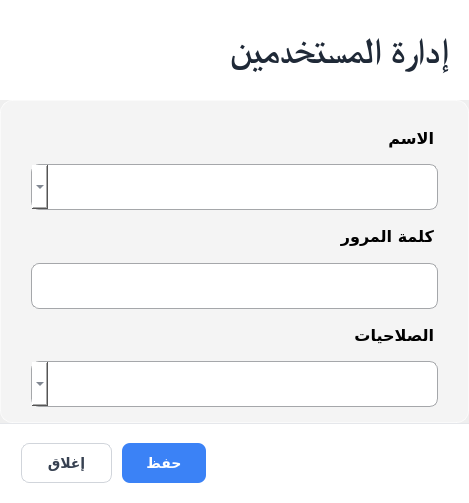
<?xml version="1.0" encoding="UTF-8"?>
<ui version="4.0">
 <class>Dialog</class>
 <widget class="QDialog" name="Dialog">
  <property name="geometry">
   <rect>
    <x>0</x>
    <y>0</y>
    <width>469</width>
    <height>503</height>
   </rect>
  </property>
  <property name="windowTitle">
   <string>Dialog</string>
  </property>
  <layout class="QVBoxLayout" name="verticalLayout">
   <property name="spacing">
    <number>0</number>
   </property>
   <property name="leftMargin">
    <number>0</number>
   </property>
   <property name="topMargin">
    <number>0</number>
   </property>
   <property name="rightMargin">
    <number>0</number>
   </property>
   <property name="bottomMargin">
    <number>0</number>
   </property>
   <item>
    <widget class="QFrame" name="Frame_TopHeader">
     <property name="maximumSize">
      <size>
       <width>16777215</width>
       <height>100</height>
      </size>
     </property>
     <property name="styleSheet">
      <string notr="true">QFrame#Frame_TopHeader {
    background-color: rgba(255, 255, 255, 1);
	border: none;
    /*border-bottom: 1px solid rgba(209, 213, 219, 0.50);
    border-top-left-radius: 20px;
    border-top-right-radius: 20px;*/
}</string>
     </property>
     <property name="frameShape">
      <enum>QFrame::StyledPanel</enum>
     </property>
     <property name="frameShadow">
      <enum>QFrame::Plain</enum>
     </property>
     <layout class="QHBoxLayout" name="headerLayout">
      <property name="spacing">
       <number>12</number>
      </property>
      <property name="leftMargin">
       <number>24</number>
      </property>
      <property name="topMargin">
       <number>16</number>
      </property>
      <property name="rightMargin">
       <number>20</number>
      </property>
      <property name="bottomMargin">
       <number>16</number>
      </property>
      <item>
       <layout class="QVBoxLayout" name="titleSectionLayout">
        <property name="spacing">
         <number>2</number>
        </property>
        <property name="leftMargin">
         <number>0</number>
        </property>
        <property name="topMargin">
         <number>0</number>
        </property>
        <property name="rightMargin">
         <number>0</number>
        </property>
        <property name="bottomMargin">
         <number>0</number>
        </property>
        <item>
         <layout class="QHBoxLayout" name="titleRowLayout">
          <property name="spacing">
           <number>8</number>
          </property>
          <item>
           <widget class="QLabel" name="Label_DocumentTitle">
            <property name="font">
             <font>
              <family>Times New Roman</family>
              <pointsize>27</pointsize>
              <weight>99</weight>
              <bold>true</bold>
             </font>
            </property>
            <property name="layoutDirection">
             <enum>Qt::RightToLeft</enum>
            </property>
            <property name="styleSheet">
             <string notr="true">QLabel#Label_DocumentTitle {
    color: #1F2937;
    font-weight: 800;
    letter-spacing: -0.3px;
}</string>
            </property>
            <property name="text">
             <string>إدارة المستخدمين</string>
            </property>
           </widget>
          </item>
         </layout>
        </item>
       </layout>
      </item>
     </layout>
    </widget>
   </item>
   <item>
    <widget class="QFrame" name="Frame_TransactionsTableContainer">
     <property name="styleSheet">
      <string notr="true">QFrame#Frame_TransactionsTableContainer {
    background-color: rgba(255, 255, 255, 0.32);
    border: 1px solid rgba(255, 255, 255, 0.65);
    border-radius: 12px;
	padding: 15px 30px;
}

QLabel {
    color: #000000;
    font-weight: 600;
	padding-left: 5px;
}

QLineEdit {
    background-color: #FFFFFF;
    border: 1px solid rgb(165, 167, 170);
    border-radius: 8px;
    color: #374151;
    padding: 6px 10px;
    min-height: 32px;
    selection-background-color: #DBEAFE;
    selection-color: #1E40AF;
}
QLineEdit:focus {
    border: 2px solid #3B82F6;
    background-color: #FFFFFF;
}
QLineEdit:hover { border-color: #93C5FD; }
QLineEdit:disabled {
    background-color: #F3F4F6;
    color: #9CA3AF;
}

QComboBox {
    background-color: #FFFFFF;
    border: 1px solid rgb(165, 167, 170);
    border-radius: 8px;
    color: #374151;
    padding: 6px 10px;
    min-height: 32px;
    selection-background-color: #DBEAFE;
    selection-color: #1E40AF;
}
QComboBox:focus {
    border: 2px solid #3B82F6;
    background-color: #FFFFFF;
}
QComboBox:hover { border-color: #93C5FD; }
QComboBox:disabled {
    background-color: #F3F4F6;
    color: #9CA3AF;
}</string>
     </property>
     <property name="frameShape">
      <enum>QFrame::StyledPanel</enum>
     </property>
     <property name="frameShadow">
      <enum>QFrame::Plain</enum>
     </property>
     <layout class="QVBoxLayout" name="tableFrameLayout_3">
      <property name="spacing">
       <number>4</number>
      </property>
      <property name="leftMargin">
       <number>0</number>
      </property>
      <property name="topMargin">
       <number>0</number>
      </property>
      <property name="rightMargin">
       <number>0</number>
      </property>
      <property name="bottomMargin">
       <number>0</number>
      </property>
      <item>
       <widget class="QLabel" name="label_3">
        <property name="font">
         <font>
          <family>Tajawal</family>
          <pointsize>12</pointsize>
          <weight>75</weight>
          <bold>true</bold>
         </font>
        </property>
        <property name="text">
         <string>الاسم</string>
        </property>
       </widget>
      </item>
      <item>
       <widget class="QComboBox" name="ComboUserName">
        <property name="minimumSize">
         <size>
          <width>300</width>
          <height>46</height>
         </size>
        </property>
        <property name="font">
         <font>
          <family>Tajawal</family>
          <pointsize>12</pointsize>
         </font>
        </property>
        <property name="layoutDirection">
         <enum>Qt::RightToLeft</enum>
        </property>
        <property name="styleSheet">
         <string notr="true">QComboBox#ComboUserName {
    background-color: #FFFFFF;
    border: 1px solid #E5E7EB;
    border-radius: 8px;
    color: #374151;
    padding: 6px 10px;
	text-align: left;
    min-height: 32px;
    selection-background-color: #DBEAFE;
    selection-color: #1E40AF;
}
QComboBox#ComboUserName:focus { border: 2px solid #3B82F6; background-color: #FFFFFF; }
QComboBox#ComboUserName:hover { border-color: #93C5FD; }
QComboBox#ComboUserName:disabled { background-color: #F3F4F6; color: #9CA3AF; }
QComboBox#ComboUserName::drop-down { border: none; width: 24px; }
QComboBox#ComboUserName::down-arrow { image: url(../../assets/chevron_down.svg); width: 14px; height: 14px; }

QComboBox#ComboUserName QLineEdit {
    background-color: #FFFFFF;
    border: 1px solid rgb(165, 167, 170);
    border-radius: 8px;
    color: #374151;
    padding: 6px 10px;
    min-height: 32px;
    font-size: 16px;
    font-family: Overpass;
    text-align: center;
    selection-background-color: #DBEAFE;
    selection-color: #1E40AF;
}
QComboBox#ComboUserName QLineEdit:focus {
	font:&quot;Tajawal&quot;;
	font-size: 12px;
    border: 2px solid #3B82F6;
    background-color: #FFFFFF;
}
QComboBox#ComboUserName QLineEdit:hover { border-color: #93C5FD; }
QComboBox#ComboUserName QLineEdit:disabled {
    background-color: #F3F4F6;
    color: #9CA3AF;
}</string>
        </property>
        <property name="editable">
         <bool>true</bool>
        </property>
        <property name="placeholderText">
         <string>-- اختر صنف --</string>
        </property>
       </widget>
      </item>
      <item>
       <widget class="QLabel" name="label_12">
        <property name="font">
         <font>
          <family>Tajawal</family>
          <pointsize>12</pointsize>
          <weight>75</weight>
          <bold>true</bold>
         </font>
        </property>
        <property name="text">
         <string>كلمة المرور</string>
        </property>
       </widget>
      </item>
      <item>
       <widget class="QLineEdit" name="Password_Input">
        <property name="minimumSize">
         <size>
          <width>300</width>
          <height>46</height>
         </size>
        </property>
        <property name="font">
         <font>
          <family>Overpass</family>
          <pointsize>12</pointsize>
         </font>
        </property>
        <property name="styleSheet">
         <string notr="true"/>
        </property>
        <property name="text">
         <string/>
        </property>
        <property name="alignment">
         <set>Qt::AlignCenter</set>
        </property>
        <property name="placeholderText">
         <string/>
        </property>
       </widget>
      </item>
      <item>
       <widget class="QLabel" name="label_14">
        <property name="font">
         <font>
          <family>Tajawal</family>
          <pointsize>12</pointsize>
          <weight>75</weight>
          <bold>true</bold>
         </font>
        </property>
        <property name="text">
         <string>الصلاحيات</string>
        </property>
       </widget>
      </item>
      <item>
       <widget class="QComboBox" name="ComboUserRole">
        <property name="minimumSize">
         <size>
          <width>300</width>
          <height>46</height>
         </size>
        </property>
        <property name="font">
         <font>
          <family>Tajawal</family>
          <pointsize>12</pointsize>
         </font>
        </property>
        <property name="layoutDirection">
         <enum>Qt::RightToLeft</enum>
        </property>
        <property name="styleSheet">
         <string notr="true">QComboBox#ComboUserRole {
    background-color: #FFFFFF;
    border: 1px solid #E5E7EB;
    border-radius: 8px;
    color: #374151;
    padding: 6px 10px;
	text-align: left;
    min-height: 32px;
    selection-background-color: #DBEAFE;
    selection-color: #1E40AF;
}
QComboBox#ComboUserRole:focus { border: 2px solid #3B82F6; background-color: #FFFFFF; }
QComboBox#ComboUserRole:hover { border-color: #93C5FD; }
QComboBox#ComboUserRole:disabled { background-color: #F3F4F6; color: #9CA3AF; }
QComboBox#ComboUserRole::drop-down { border: none; width: 24px; }
QComboBox#ComboUserRole::down-arrow { image: url(../../assets/chevron_down.svg); width: 14px; height: 14px; }

QComboBox#ComboUserRole QLineEdit {
    background-color: #FFFFFF;
    border: 1px solid rgb(165, 167, 170);
    border-radius: 8px;
    color: #374151;
    padding: 6px 10px;
    min-height: 32px;
    font-size: 16px;
    font-family: Overpass;
    text-align: center;
    selection-background-color: #DBEAFE;
    selection-color: #1E40AF;
}
QComboBox#ComboUserRole QLineEdit:focus {
    border: 2px solid #3B82F6;
    background-color: #FFFFFF;
}
QComboBox#ComboUserRole QLineEdit:hover { border-color: #93C5FD; }
QComboBox#ComboUserRole QLineEdit:disabled {
    background-color: #F3F4F6;
    color: #9CA3AF;
}</string>
        </property>
        <property name="editable">
         <bool>true</bool>
        </property>
        <property name="placeholderText">
         <string>-- اختر صنف --</string>
        </property>
       </widget>
      </item>
     </layout>
    </widget>
   </item>
   <item>
    <widget class="QFrame" name="Frame_BottomFooter">
     <property name="minimumSize">
      <size>
       <width>0</width>
       <height>78</height>
      </size>
     </property>
     <property name="maximumSize">
      <size>
       <width>16777215</width>
       <height>80</height>
      </size>
     </property>
     <property name="styleSheet">
      <string notr="true">QFrame#Frame_BottomFooter {
    background-color: rgba(255, 255, 255, 1);
    border-top: 1px solid #E5E7EB;
   /* border-bottom-left-radius: 20px;
    border-bottom-right-radius: 20px;*/
    min-height: 76px;
}</string>
     </property>
     <property name="frameShape">
      <enum>QFrame::StyledPanel</enum>
     </property>
     <property name="frameShadow">
      <enum>QFrame::Plain</enum>
     </property>
     <layout class="QHBoxLayout" name="footerLayout">
      <property name="spacing">
       <number>16</number>
      </property>
      <property name="leftMargin">
       <number>20</number>
      </property>
      <property name="topMargin">
       <number>14</number>
      </property>
      <property name="rightMargin">
       <number>20</number>
      </property>
      <property name="bottomMargin">
       <number>14</number>
      </property>
      <item>
       <layout class="QVBoxLayout" name="verticalLayout_2">
        <property name="spacing">
         <number>0</number>
        </property>
        <property name="topMargin">
         <number>0</number>
        </property>
        <property name="rightMargin">
         <number>0</number>
        </property>
        <item>
         <layout class="QHBoxLayout" name="horizontalLayout">
          <property name="spacing">
           <number>10</number>
          </property>
          <item>
           <widget class="QToolButton" name="Button_CloseWindow">
            <property name="minimumSize">
             <size>
              <width>0</width>
              <height>0</height>
             </size>
            </property>
            <property name="maximumSize">
             <size>
              <width>16777215</width>
              <height>40</height>
             </size>
            </property>
            <property name="font">
             <font>
              <family>Tajawal</family>
              <pointsize>-1</pointsize>
              <weight>62</weight>
              <bold>true</bold>
             </font>
            </property>
            <property name="cursor">
             <cursorShape>PointingHandCursor</cursorShape>
            </property>
            <property name="styleSheet">
             <string notr="true">QToolButton#Button_CloseWindow {
    background-color: #FFFFFF;
    border: 1px solid #D1D5DB;
    border-radius: 8px;
    color: #374151;
    font-size: 14px;
    font-weight: 500;
    padding: 7px 20px;
    spacing: 6px;
}
QToolButton#Button_CloseWindow:hover {
    background-color: #F9FAFB;
    border-color: #9CA3AF;
}
QToolButton#Button_CloseWindow:pressed { background-color: #F3F4F6; }</string>
            </property>
            <property name="text">
             <string>إغلاق</string>
            </property>
            <property name="toolButtonStyle">
             <enum>Qt::ToolButtonTextBesideIcon</enum>
            </property>
           </widget>
          </item>
          <item>
           <widget class="QToolButton" name="Button_Save">
            <property name="minimumSize">
             <size>
              <width>0</width>
              <height>0</height>
             </size>
            </property>
            <property name="maximumSize">
             <size>
              <width>16777215</width>
              <height>40</height>
             </size>
            </property>
            <property name="font">
             <font>
              <family>Tajawal</family>
              <pointsize>-1</pointsize>
              <weight>75</weight>
              <bold>true</bold>
             </font>
            </property>
            <property name="cursor">
             <cursorShape>PointingHandCursor</cursorShape>
            </property>
            <property name="styleSheet">
             <string notr="true">QToolButton#Button_Save {
    background-color: #3B82F6;
    color: #FFFFFF;
    border: none;
    border-radius: 8px;
    font-size: 14px;
    font-weight: 600;
    padding: 7px 18px;
    spacing: 6px;
}
QToolButton#Button_Save:hover { background-color: #2563EB; }
QToolButton#Button_Save:pressed { background-color: #1D4ED8; }</string>
            </property>
            <property name="text">
             <string>حفظ</string>
            </property>
            <property name="toolButtonStyle">
             <enum>Qt::ToolButtonTextBesideIcon</enum>
            </property>
           </widget>
          </item>
          <item>
           <spacer name="horizontalSpacer">
            <property name="orientation">
             <enum>Qt::Horizontal</enum>
            </property>
            <property name="sizeHint" stdset="0">
             <size>
              <width>40</width>
              <height>20</height>
             </size>
            </property>
           </spacer>
          </item>
         </layout>
        </item>
       </layout>
      </item>
     </layout>
    </widget>
   </item>
  </layout>
 </widget>
 <resources/>
 <connections/>
</ui>
